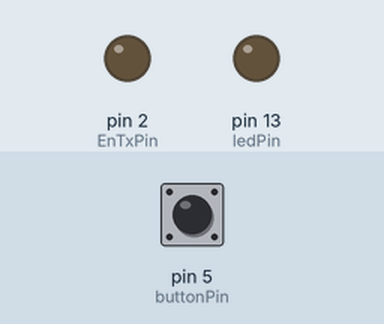
Recording of a sketch running on a simulated Arduino Uno, built with avr-gcc and run on an emulated ATmega328P. Parts: output pins drawn as LEDs (lit = HIGH). The inputs (shaded band) are chosen by the test bench; at power-on: pin 5 (buttonPin) HIGH.

Above: at 1.2 s.
1.3 s: pin 5 (buttonPin) pulled LOW for 0.15 s
At 1.37 s:
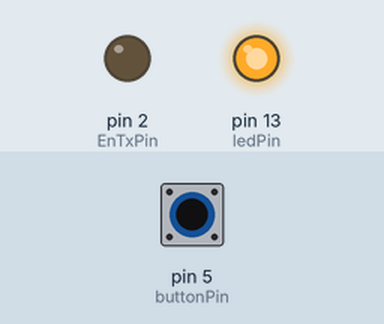
2.9 s: pin 5 (buttonPin) pulled LOW for 3.2 s
At 7.2 s:
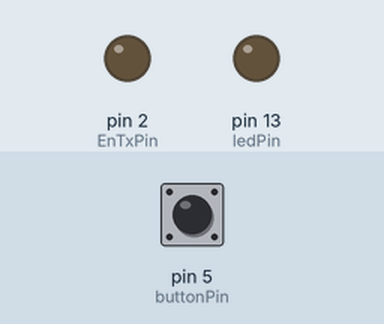
Timing chart, 0 to 8.7 s (numbered marks = the images above; inputs shaded):
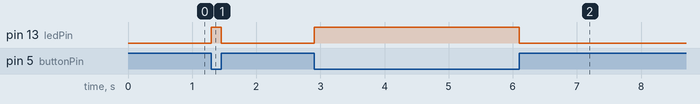

The sketch:

peer_2__half_duplex_.ino
```cpp
const int EnTxPin = 2;
const int buttonPin = 5;     // the number of the pushbutton pin
const int ledPin = 13;

const char DEVICE_ID = '1';

struct Message
{
  Message(char _id, char _state, char _color, byte _crc = 255):
    id(_id),
    state(_state),
    color(_color),
    crc(_crc)
  {

  }
  char id;
  char state;
  char color;
  byte crc;
};

void setup ()
{
  Serial.begin (115200);
  Serial.setTimeout(5);

  pinMode(EnTxPin, OUTPUT );
  pinMode(ledPin, OUTPUT);
  pinMode(buttonPin, INPUT_PULLUP);

  digitalWrite (EnTxPin, LOW);
  digitalWrite (ledPin, LOW);
  // Serial.println("ready");
}

void loop ()
{
  bool state = isButtonPressed(buttonPin);

  Message rxMsg('0', '0', '0');
  size_t msgLength = Serial.readBytes((byte*)&rxMsg, sizeof(rxMsg));
  // for (size_t i = 0; i < msgLength; ++i)
  //   Serial.print(inputString[i]);
  byte crc = crc8_bytes((byte*)&rxMsg, sizeof(rxMsg));
  if ((msgLength != 0) && (crc == 0) && (rxMsg.id == DEVICE_ID))
  {
    digitalWrite (EnTxPin, HIGH);
    Message txMsg(DEVICE_ID, (state ? 'y' : 'n'), rxMsg.color);
    txMsg.crc = crc8_bytes((byte*)&txMsg, sizeof(txMsg) - 1);
    Serial.write((byte*)&txMsg, sizeof(txMsg));
    Serial.flush();

    digitalWrite (EnTxPin, LOW);
  }
}

bool isButtonPressed(int buttonPin)
{
  bool buttonState = digitalRead(buttonPin);

  // if (false == buttonState)
  // {
  //   delay(1);
    if (false == buttonState)
    {
      digitalWrite (ledPin, HIGH);
      return true;
    }
  // }
  digitalWrite (ledPin, LOW);
  return false;
}

bool isRisingEdge(int buttonPin)
{
  bool currState = isButtonPressed(buttonPin);
  static bool prevState = false;

  if ((prevState == false) && (currState == true))
  {
    prevState = currState;
    return true;
  }
  prevState = currState;
  return false;
}

byte crc8_bytes(byte *buffer, byte size)
{
  byte crc = 0;
  for (byte i = 0; i < size; i++)
  {
    byte data = buffer[i];
    for (int j = 8; j > 0; j--)
    {
      crc = ((crc ^ data) & 1) ? (crc >> 1) ^ 0x8C : (crc >> 1);
      data >>= 1;
    }
  }
  return crc;
}
```

Measured:
- after the input at 1.3 s, pin 13 (ledPin): LOW → HIGH at once, → LOW 0.15 s later
- after the input at 2.9 s, pin 13 (ledPin): LOW → HIGH at once, → LOW 3.2 s later
